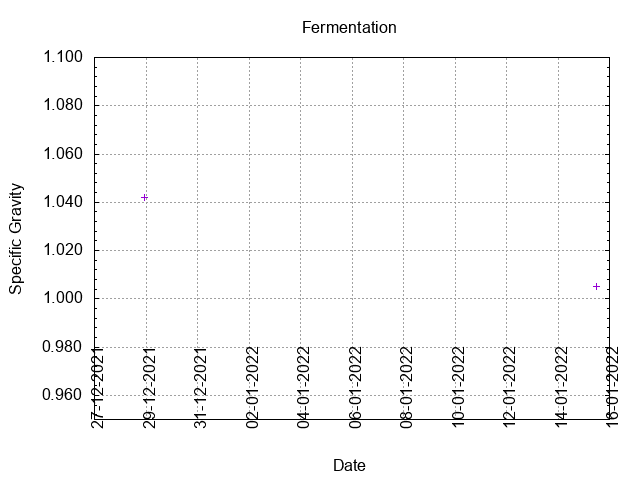

Here is the gnuplot script that generated this plot:
# setup graph
set term png
output_file = "gravity.png"
set output output_file
set title "Fermentation"
set style data points
set ylabel "Specific Gravity"
set yrange [0.95:1.1]
set grid y
set ytics 0.02
set mytics 5
set xlabel "Date"
set grid x
set xtics rotate by 90 scale 0 offset 0.5,0
set autoscale x
set xdata time
set timefmt "%d-%m-%Y  %H:%M"
set format x "%d-%m-%Y"
plot "fermentation.data" using 1:5 title ""
# set output back to default
set output
# reset terminal type
set terminal pop
